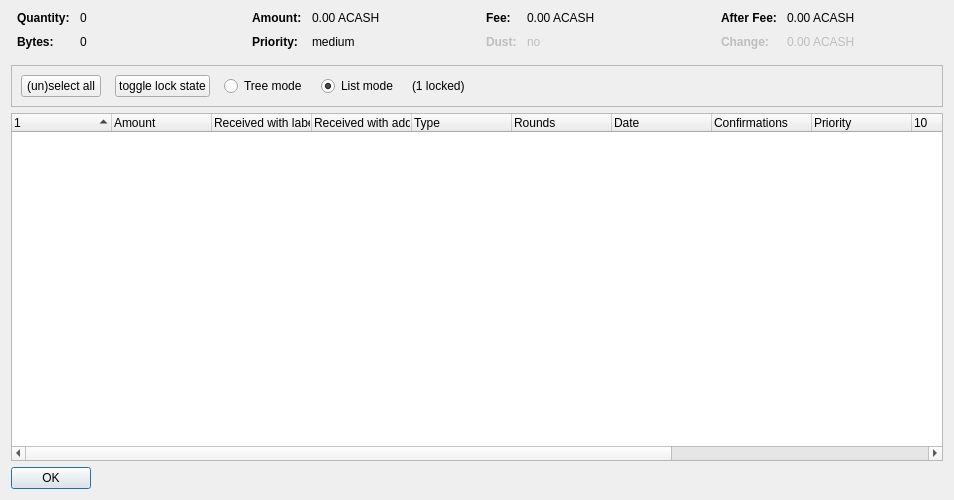
<?xml version="1.0" encoding="UTF-8"?>
<ui version="4.0">
 <class>CoinControlDialog</class>
 <widget class="QDialog" name="CoinControlDialog">
  <property name="geometry">
   <rect>
    <x>0</x>
    <y>0</y>
    <width>954</width>
    <height>500</height>
   </rect>
  </property>
  <property name="windowTitle">
   <string>Coin Selection</string>
  </property>
  <layout class="QVBoxLayout" name="verticalLayout">
   <item>
    <layout class="QHBoxLayout" name="horizontalLayoutTop" stretch="0,0,0,0">
     <property name="topMargin">
      <number>0</number>
     </property>
     <property name="bottomMargin">
      <number>10</number>
     </property>
     <item>
      <layout class="QFormLayout" name="formLayoutCoinControl1">
       <property name="horizontalSpacing">
        <number>10</number>
       </property>
       <property name="verticalSpacing">
        <number>10</number>
       </property>
       <property name="leftMargin">
        <number>6</number>
       </property>
       <property name="rightMargin">
        <number>6</number>
       </property>
       <item row="0" column="0">
        <widget class="QLabel" name="labelCoinControlQuantityText">
         <property name="font">
          <font>
           <weight>75</weight>
           <bold>true</bold>
          </font>
         </property>
         <property name="text">
          <string>Quantity:</string>
         </property>
        </widget>
       </item>
       <item row="0" column="1">
        <widget class="QLabel" name="labelCoinControlQuantity">
         <property name="cursor">
          <cursorShape>IBeamCursor</cursorShape>
         </property>
         <property name="contextMenuPolicy">
          <enum>Qt::ActionsContextMenu</enum>
         </property>
         <property name="text">
          <string notr="true">0</string>
         </property>
         <property name="textInteractionFlags">
          <set>Qt::LinksAccessibleByMouse|Qt::TextSelectableByKeyboard|Qt::TextSelectableByMouse</set>
         </property>
        </widget>
       </item>
       <item row="1" column="0">
        <widget class="QLabel" name="labelCoinControlBytesText">
         <property name="font">
          <font>
           <weight>75</weight>
           <bold>true</bold>
          </font>
         </property>
         <property name="text">
          <string>Bytes:</string>
         </property>
        </widget>
       </item>
       <item row="1" column="1">
        <widget class="QLabel" name="labelCoinControlBytes">
         <property name="cursor">
          <cursorShape>IBeamCursor</cursorShape>
         </property>
         <property name="contextMenuPolicy">
          <enum>Qt::ActionsContextMenu</enum>
         </property>
         <property name="text">
          <string notr="true">0</string>
         </property>
         <property name="textInteractionFlags">
          <set>Qt::LinksAccessibleByMouse|Qt::TextSelectableByKeyboard|Qt::TextSelectableByMouse</set>
         </property>
        </widget>
       </item>
      </layout>
     </item>
     <item>
      <layout class="QFormLayout" name="formLayoutCoinControl2">
       <property name="horizontalSpacing">
        <number>10</number>
       </property>
       <property name="verticalSpacing">
        <number>10</number>
       </property>
       <property name="leftMargin">
        <number>6</number>
       </property>
       <property name="rightMargin">
        <number>6</number>
       </property>
       <item row="0" column="0">
        <widget class="QLabel" name="labelCoinControlAmountText">
         <property name="font">
          <font>
           <weight>75</weight>
           <bold>true</bold>
          </font>
         </property>
         <property name="text">
          <string>Amount:</string>
         </property>
        </widget>
       </item>
       <item row="0" column="1">
        <widget class="QLabel" name="labelCoinControlAmount">
         <property name="cursor">
          <cursorShape>IBeamCursor</cursorShape>
         </property>
         <property name="contextMenuPolicy">
          <enum>Qt::ActionsContextMenu</enum>
         </property>
         <property name="text">
          <string notr="true">0.00 ACASH</string>
         </property>
         <property name="textInteractionFlags">
          <set>Qt::LinksAccessibleByMouse|Qt::TextSelectableByKeyboard|Qt::TextSelectableByMouse</set>
         </property>
        </widget>
       </item>
       <item row="1" column="0">
        <widget class="QLabel" name="labelCoinControlPriorityText">
         <property name="font">
          <font>
           <weight>75</weight>
           <bold>true</bold>
          </font>
         </property>
         <property name="text">
          <string>Priority:</string>
         </property>
        </widget>
       </item>
       <item row="1" column="1">
        <widget class="QLabel" name="labelCoinControlPriority">
         <property name="cursor">
          <cursorShape>IBeamCursor</cursorShape>
         </property>
         <property name="contextMenuPolicy">
          <enum>Qt::ActionsContextMenu</enum>
         </property>
         <property name="text">
          <string>medium</string>
         </property>
         <property name="textInteractionFlags">
          <set>Qt::LinksAccessibleByMouse|Qt::TextSelectableByKeyboard|Qt::TextSelectableByMouse</set>
         </property>
        </widget>
       </item>
      </layout>
     </item>
     <item>
      <layout class="QFormLayout" name="formLayoutCoinControl3">
       <property name="horizontalSpacing">
        <number>10</number>
       </property>
       <property name="verticalSpacing">
        <number>10</number>
       </property>
       <property name="leftMargin">
        <number>6</number>
       </property>
       <property name="rightMargin">
        <number>6</number>
       </property>
       <item row="0" column="0">
        <widget class="QLabel" name="labelCoinControlFeeText">
         <property name="font">
          <font>
           <weight>75</weight>
           <bold>true</bold>
          </font>
         </property>
         <property name="text">
          <string>Fee:</string>
         </property>
        </widget>
       </item>
       <item row="0" column="1">
        <widget class="QLabel" name="labelCoinControlFee">
         <property name="cursor">
          <cursorShape>IBeamCursor</cursorShape>
         </property>
         <property name="contextMenuPolicy">
          <enum>Qt::ActionsContextMenu</enum>
         </property>
         <property name="text">
          <string notr="true">0.00 ACASH</string>
         </property>
         <property name="textInteractionFlags">
          <set>Qt::LinksAccessibleByMouse|Qt::TextSelectableByKeyboard|Qt::TextSelectableByMouse</set>
         </property>
        </widget>
       </item>
       <item row="1" column="0">
        <widget class="QLabel" name="labelCoinControlLowOutputText">
         <property name="enabled">
          <bool>false</bool>
         </property>
         <property name="font">
          <font>
           <weight>75</weight>
           <bold>true</bold>
          </font>
         </property>
         <property name="text">
          <string>Dust:</string>
         </property>
        </widget>
       </item>
       <item row="1" column="1">
        <widget class="QLabel" name="labelCoinControlLowOutput">
         <property name="enabled">
          <bool>false</bool>
         </property>
         <property name="cursor">
          <cursorShape>IBeamCursor</cursorShape>
         </property>
         <property name="contextMenuPolicy">
          <enum>Qt::ActionsContextMenu</enum>
         </property>
         <property name="text">
          <string>no</string>
         </property>
         <property name="textInteractionFlags">
          <set>Qt::LinksAccessibleByMouse|Qt::TextSelectableByKeyboard|Qt::TextSelectableByMouse</set>
         </property>
        </widget>
       </item>
      </layout>
     </item>
     <item>
      <layout class="QFormLayout" name="formLayoutCoinControl4">
       <property name="horizontalSpacing">
        <number>10</number>
       </property>
       <property name="verticalSpacing">
        <number>10</number>
       </property>
       <property name="leftMargin">
        <number>6</number>
       </property>
       <property name="rightMargin">
        <number>6</number>
       </property>
       <item row="0" column="0">
        <widget class="QLabel" name="labelCoinControlAfterFeeText">
         <property name="font">
          <font>
           <weight>75</weight>
           <bold>true</bold>
          </font>
         </property>
         <property name="text">
          <string>After Fee:</string>
         </property>
        </widget>
       </item>
       <item row="0" column="1">
        <widget class="QLabel" name="labelCoinControlAfterFee">
         <property name="cursor">
          <cursorShape>IBeamCursor</cursorShape>
         </property>
         <property name="contextMenuPolicy">
          <enum>Qt::ActionsContextMenu</enum>
         </property>
         <property name="text">
          <string notr="true">0.00 ACASH</string>
         </property>
         <property name="textInteractionFlags">
          <set>Qt::LinksAccessibleByMouse|Qt::TextSelectableByKeyboard|Qt::TextSelectableByMouse</set>
         </property>
        </widget>
       </item>
       <item row="1" column="0">
        <widget class="QLabel" name="labelCoinControlChangeText">
         <property name="enabled">
          <bool>false</bool>
         </property>
         <property name="font">
          <font>
           <weight>75</weight>
           <bold>true</bold>
          </font>
         </property>
         <property name="text">
          <string>Change:</string>
         </property>
        </widget>
       </item>
       <item row="1" column="1">
        <widget class="QLabel" name="labelCoinControlChange">
         <property name="enabled">
          <bool>false</bool>
         </property>
         <property name="cursor">
          <cursorShape>IBeamCursor</cursorShape>
         </property>
         <property name="contextMenuPolicy">
          <enum>Qt::ActionsContextMenu</enum>
         </property>
         <property name="text">
          <string notr="true">0.00 ACASH</string>
         </property>
         <property name="textInteractionFlags">
          <set>Qt::LinksAccessibleByMouse|Qt::TextSelectableByKeyboard|Qt::TextSelectableByMouse</set>
         </property>
        </widget>
       </item>
      </layout>
     </item>
    </layout>
   </item>
   <item>
    <widget class="QFrame" name="frame">
     <property name="minimumSize">
      <size>
       <width>0</width>
       <height>40</height>
      </size>
     </property>
     <property name="frameShape">
      <enum>QFrame::StyledPanel</enum>
     </property>
     <property name="frameShadow">
      <enum>QFrame::Sunken</enum>
     </property>
     <layout class="QHBoxLayout" name="horizontalLayout">
      <item>
       <layout class="QHBoxLayout" name="horizontalLayoutPanel" stretch="0,0,0,0,0,0">
        <property name="spacing">
         <number>14</number>
        </property>
        <item>
         <widget class="QPushButton" name="pushButtonSelectAll">
          <property name="sizePolicy">
           <sizepolicy hsizetype="Maximum" vsizetype="Fixed">
            <horstretch>0</horstretch>
            <verstretch>0</verstretch>
           </sizepolicy>
          </property>
          <property name="text">
           <string>(un)select all</string>
          </property>
          <property name="autoDefault">
           <bool>false</bool>
          </property>
         </widget>
        </item>
        <item>
         <widget class="QPushButton" name="pushButtonToggleLock">
          <property name="sizePolicy">
           <sizepolicy hsizetype="Maximum" vsizetype="Fixed">
            <horstretch>0</horstretch>
            <verstretch>0</verstretch>
           </sizepolicy>
          </property>
          <property name="text">
           <string>toggle lock state</string>
          </property>
          <property name="autoDefault">
           <bool>false</bool>
          </property>
         </widget>
        </item>
        <item>
         <widget class="QRadioButton" name="radioTreeMode">
          <property name="sizePolicy">
           <sizepolicy hsizetype="Maximum" vsizetype="Fixed">
            <horstretch>0</horstretch>
            <verstretch>0</verstretch>
           </sizepolicy>
          </property>
          <property name="text">
           <string>Tree mode</string>
          </property>
         </widget>
        </item>
        <item>
         <widget class="QRadioButton" name="radioListMode">
          <property name="sizePolicy">
           <sizepolicy hsizetype="Maximum" vsizetype="Fixed">
            <horstretch>0</horstretch>
            <verstretch>0</verstretch>
           </sizepolicy>
          </property>
          <property name="text">
           <string>List mode</string>
          </property>
          <property name="checked">
           <bool>true</bool>
          </property>
         </widget>
        </item>
        <item>
         <widget class="QLabel" name="labelLocked">
          <property name="text">
           <string>(1 locked)</string>
          </property>
         </widget>
        </item>
        <item>
         <spacer name="horizontalSpacer">
          <property name="orientation">
           <enum>Qt::Horizontal</enum>
          </property>
          <property name="sizeHint" stdset="0">
           <size>
            <width>40</width>
            <height>20</height>
           </size>
          </property>
         </spacer>
        </item>
       </layout>
      </item>
     </layout>
    </widget>
   </item>
   <item>
    <widget class="CoinControlTreeWidget" name="treeWidget">
     <property name="contextMenuPolicy">
      <enum>Qt::CustomContextMenu</enum>
     </property>
     <property name="sortingEnabled">
      <bool>false</bool>
     </property>
     <property name="columnCount">
      <number>13</number>
     </property>
     <attribute name="headerShowSortIndicator" stdset="0">
      <bool>true</bool>
     </attribute>
     <attribute name="headerStretchLastSection">
      <bool>false</bool>
     </attribute>
     <column>
      <property name="text">
       <string/>
      </property>
     </column>
     <column>
      <property name="text">
       <string>Amount</string>
      </property>
     </column>
     <column>
      <property name="text">
       <string>Received with label</string>
      </property>
     </column>
     <column>
      <property name="text">
       <string>Received with address</string>
      </property>
     </column>
     <column>
      <property name="text">
	<string>Type</string>
      </property>
     </column>
     <column>
      <property name="text">
       <string>Rounds</string>
      </property>
     </column>
     <column>
      <property name="text">
       <string>Date</string>
      </property>
      <property name="toolTip">
       <string>Confirmed</string>
      </property>
     </column>
     <column>
      <property name="text">
       <string>Confirmations</string>
      </property>
     </column>
     <column>
      <property name="text">
       <string>Priority</string>
      </property>
     </column>
     <column>
      <property name="text">
       <string/>
      </property>
     </column>
     <column>
      <property name="text">
       <string/>
      </property>
     </column>
     <column>
      <property name="text">
       <string/>
      </property>
     </column>
     <column>
      <property name="text">
       <string/>
      </property>
     </column>
    </widget>
   </item>
   <item>
    <widget class="QDialogButtonBox" name="buttonBox">
     <property name="sizePolicy">
      <sizepolicy hsizetype="Maximum" vsizetype="Fixed">
       <horstretch>0</horstretch>
       <verstretch>0</verstretch>
      </sizepolicy>
     </property>
     <property name="orientation">
      <enum>Qt::Horizontal</enum>
     </property>
     <property name="standardButtons">
      <set>QDialogButtonBox::Ok</set>
     </property>
    </widget>
   </item>
  </layout>
 </widget>
 <customwidgets>
  <customwidget>
   <class>CoinControlTreeWidget</class>
   <extends>QTreeWidget</extends>
   <header>coincontroltreewidget.h</header>
  </customwidget>
 </customwidgets>
 <resources/>
 <connections/>
</ui>
